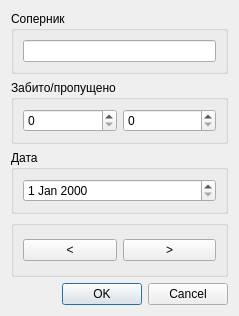
<?xml version="1.0" encoding="UTF-8"?>
<ui version="4.0">
 <class>DialogAddMatch</class>
 <widget class="QDialog" name="DialogAddMatch">
  <property name="geometry">
   <rect>
    <x>0</x>
    <y>0</y>
    <width>239</width>
    <height>316</height>
   </rect>
  </property>
  <property name="windowTitle">
   <string>Dialog</string>
  </property>
  <layout class="QGridLayout" name="gridLayout_3">
   <item row="0" column="0">
    <widget class="QGroupBox" name="groupBox_4">
     <property name="title">
      <string>Соперник</string>
     </property>
     <layout class="QGridLayout" name="gridLayout_2">
      <item row="0" column="0">
       <widget class="QLineEdit" name="NameLineEdit"/>
      </item>
     </layout>
    </widget>
   </item>
   <item row="1" column="0">
    <widget class="QGroupBox" name="goalsBox">
     <property name="enabled">
      <bool>true</bool>
     </property>
     <property name="title">
      <string>Забито/пропущено</string>
     </property>
     <layout class="QHBoxLayout" name="horizontalLayout">
      <item>
       <widget class="QSpinBox" name="ScoredLineEdit"/>
      </item>
      <item>
       <widget class="QSpinBox" name="MissedLineEdit"/>
      </item>
     </layout>
    </widget>
   </item>
   <item row="2" column="0">
    <widget class="QGroupBox" name="groupBox_3">
     <property name="title">
      <string>Дата</string>
     </property>
     <layout class="QGridLayout" name="gridLayout">
      <item row="0" column="0">
       <widget class="QDateEdit" name="DateLineEdit">
        <property name="enabled">
         <bool>true</bool>
        </property>
       </widget>
      </item>
     </layout>
    </widget>
   </item>
   <item row="3" column="0">
    <widget class="QGroupBox" name="groupBox_2">
     <property name="title">
      <string/>
     </property>
     <layout class="QHBoxLayout" name="horizontalLayout_2">
      <item>
       <widget class="QPushButton" name="previousButton">
        <property name="text">
         <string>&lt;</string>
        </property>
       </widget>
      </item>
      <item>
       <widget class="QPushButton" name="nextButton">
        <property name="text">
         <string>&gt;</string>
        </property>
       </widget>
      </item>
     </layout>
    </widget>
   </item>
   <item row="4" column="0">
    <widget class="QDialogButtonBox" name="buttonBoxMatch">
     <property name="orientation">
      <enum>Qt::Horizontal</enum>
     </property>
     <property name="standardButtons">
      <set>QDialogButtonBox::Cancel|QDialogButtonBox::Ok</set>
     </property>
    </widget>
   </item>
  </layout>
 </widget>
 <resources/>
 <connections>
  <connection>
   <sender>buttonBoxMatch</sender>
   <signal>accepted()</signal>
   <receiver>DialogAddMatch</receiver>
   <slot>accept()</slot>
   <hints>
    <hint type="sourcelabel">
     <x>257</x>
     <y>138</y>
    </hint>
    <hint type="destinationlabel">
     <x>157</x>
     <y>274</y>
    </hint>
   </hints>
  </connection>
  <connection>
   <sender>buttonBoxMatch</sender>
   <signal>rejected()</signal>
   <receiver>DialogAddMatch</receiver>
   <slot>reject()</slot>
   <hints>
    <hint type="sourcelabel">
     <x>257</x>
     <y>138</y>
    </hint>
    <hint type="destinationlabel">
     <x>286</x>
     <y>274</y>
    </hint>
   </hints>
  </connection>
 </connections>
</ui>
